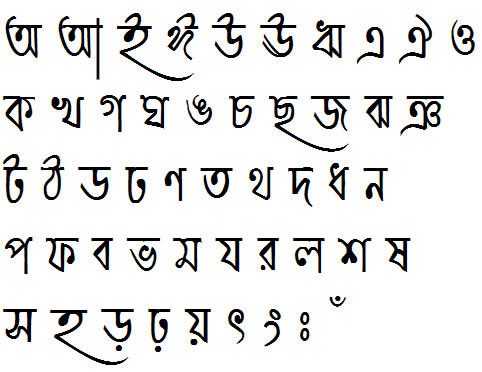
#> input picture images/oakkha.jpg, 482 x 372 px
$ jupyter execute main.ipynb
#> lines starting #> are read from the running program, lines starting #| are printed output that depends on the picture
[cell 1]
import cv2
import numpy

inputImg = cv2.imread('../images/oakkha.jpg', 0)
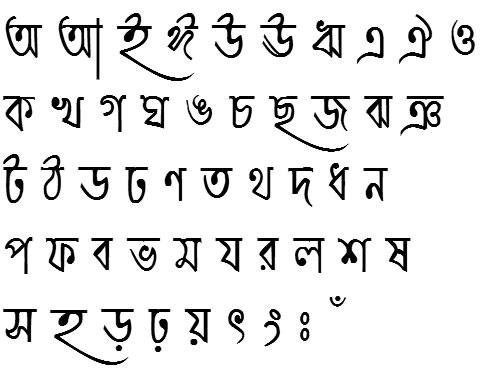
#> inputImg: shape (372, 482); min 0, max 255, mean 229.6
cv2.imshow('Input Image', inputImg)

kernel1 = numpy.ones((5, 5), numpy.uint8)
kernel2 = numpy.ones((3, 3), numpy.uint8)

inputImg_erosion = cv2.erode(inputImg, kernel1, iterations = 1)
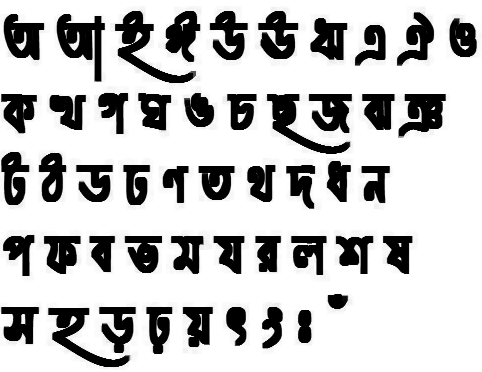
#> inputImg_erosion: shape (372, 482); min 0, max 255, mean 193.7
inputImg_dilation = cv2.dilate(inputImg, kernel2, iterations = 1)
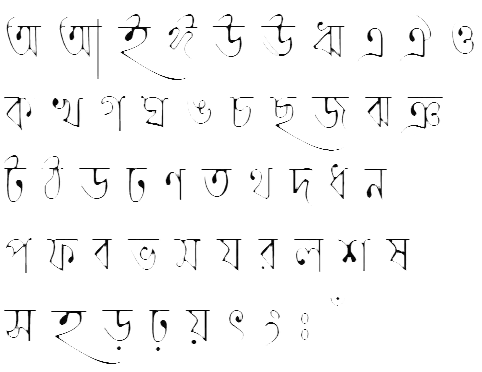
#> inputImg_dilation: shape (372, 482); min 0, max 255, mean 247.5

cv2.imshow('After Erosion', inputImg_erosion)
cv2.imshow('After Dilation', inputImg_dilation)

cv2.waitKey(0)
cv2.destroyAllWindows()
